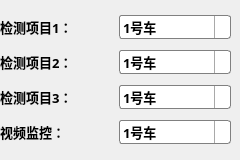
       <widget class="QWidget" name="tab_8">
        <attribute name="title">
         <string>1号单轨</string>
        </attribute>
        <widget class="QWidget" name="layoutWidget_2">
         <property name="geometry">
          <rect>
           <x>0</x>
           <y>10</y>
           <width>231</width>
           <height>141</height>
          </rect>
         </property>
         <layout class="QVBoxLayout" name="verticalLayout_2">
          <item>
           <layout class="QHBoxLayout" name="horizontalLayout_9">
            <item>
             <widget class="QLabel" name="label_71">
              <property name="font">
               <font>
                <family>幼圆</family>
                <pointsize>10</pointsize>
                <weight>75</weight>
                <bold>true</bold>
               </font>
              </property>
              <property name="text">
               <string>检测项目1：</string>
              </property>
             </widget>
            </item>
            <item>
             <widget class="QComboBox" name="comboBox_5">
              <property name="font">
               <font>
                <family>幼圆</family>
                <pointsize>10</pointsize>
                <weight>75</weight>
                <bold>true</bold>
               </font>
              </property>
              <property name="toolTip">
               <string>请分配任务</string>
              </property>
              <property name="styleSheet">
               <string notr="true">QComboBox {
    border: 1px solid gray;
    border-radius: 3px;
    padding: 1px 18px 1px 3px;
    min-width: 6em;
}

QComboBox:editable {
    background: white;
}

QComboBox:!editable, QComboBox::drop-down:editable {
     background: qlineargradient(x1: 0, y1: 0, x2: 0, y2: 1,
                                 stop: 0 #E1E1E1, stop: 0.4 #DDDDDD,
                                 stop: 0.5 #D8D8D8, stop: 1.0 #D3D3D3);
}

/* QComboBox gets the &quot;on&quot; state when the popup is open */
QComboBox:!editable:on, QComboBox::drop-down:editable:on {
    background: qlineargradient(x1: 0, y1: 0, x2: 0, y2: 1,
                                stop: 0 #D3D3D3, stop: 0.4 #D8D8D8,
                                stop: 0.5 #DDDDDD, stop: 1.0 #E1E1E1);
}

QComboBox:on { /* shift the text when the popup opens */
    padding-top: 3px;
    padding-left: 4px;
}

QComboBox::drop-down {
    subcontrol-origin: padding;
    subcontrol-position: top right;
    width: 15px;

    border-left-width: 1px;
    border-left-color: darkgray;
    border-left-style: solid; /* just a single line */
    border-top-right-radius: 3px; /* same radius as the QComboBox */
    border-bottom-right-radius: 3px;
}

QComboBox::down-arrow {
    image: url(/usr/share/icons/crystalsvg/16x16/actions/1downarrow.png);
}

QComboBox::down-arrow:on { /* shift the arrow when popup is open */
    top: 1px;
    left: 1px;
}</string>
              </property>
              <property name="insertPolicy">
               <enum>QComboBox::InsertAtBottom</enum>
              </property>
              <property name="sizeAdjustPolicy">
               <enum>QComboBox::AdjustToContentsOnFirstShow</enum>
              </property>
              <item>
               <property name="text">
                <string>1号车</string>
               </property>
              </item>
              <item>
               <property name="text">
                <string>2号车</string>
               </property>
              </item>
              <item>
               <property name="text">
                <string>3号车</string>
               </property>
              </item>
             </widget>
            </item>
           </layout>
          </item>
          <item>
           <layout class="QHBoxLayout" name="horizontalLayout_10">
            <item>
             <widget class="QLabel" name="label_72">
              <property name="font">
               <font>
                <family>幼圆</family>
                <pointsize>10</pointsize>
                <weight>75</weight>
                <bold>true</bold>
               </font>
              </property>
              <property name="text">
               <string>检测项目2：</string>
              </property>
             </widget>
            </item>
            <item>
             <widget class="QComboBox" name="comboBox_6">
              <property name="font">
               <font>
                <family>幼圆</family>
                <pointsize>10</pointsize>
                <weight>75</weight>
                <bold>true</bold>
               </font>
              </property>
              <property name="toolTip">
               <string>请分配任务</string>
              </property>
              <property name="styleSheet">
               <string notr="true">QComboBox {
    border: 1px solid gray;
    border-radius: 3px;
    padding: 1px 18px 1px 3px;
    min-width: 6em;
}

QComboBox:editable {
    background: white;
}

QComboBox:!editable, QComboBox::drop-down:editable {
     background: qlineargradient(x1: 0, y1: 0, x2: 0, y2: 1,
                                 stop: 0 #E1E1E1, stop: 0.4 #DDDDDD,
                                 stop: 0.5 #D8D8D8, stop: 1.0 #D3D3D3);
}

/* QComboBox gets the &quot;on&quot; state when the popup is open */
QComboBox:!editable:on, QComboBox::drop-down:editable:on {
    background: qlineargradient(x1: 0, y1: 0, x2: 0, y2: 1,
                                stop: 0 #D3D3D3, stop: 0.4 #D8D8D8,
                                stop: 0.5 #DDDDDD, stop: 1.0 #E1E1E1);
}

QComboBox:on { /* shift the text when the popup opens */
    padding-top: 3px;
    padding-left: 4px;
}

QComboBox::drop-down {
    subcontrol-origin: padding;
    subcontrol-position: top right;
    width: 15px;

    border-left-width: 1px;
    border-left-color: darkgray;
    border-left-style: solid; /* just a single line */
    border-top-right-radius: 3px; /* same radius as the QComboBox */
    border-bottom-right-radius: 3px;
}

QComboBox::down-arrow {
    image: url(/usr/share/icons/crystalsvg/16x16/actions/1downarrow.png);
}

QComboBox::down-arrow:on { /* shift the arrow when popup is open */
    top: 1px;
    left: 1px;
}</string>
              </property>
              <item>
               <property name="text">
                <string>1号车</string>
               </property>
              </item>
              <item>
               <property name="text">
                <string>2号车</string>
               </property>
              </item>
              <item>
               <property name="text">
                <string>3号车</string>
               </property>
              </item>
             </widget>
            </item>
           </layout>
          </item>
          <item>
           <layout class="QHBoxLayout" name="horizontalLayout_11">
            <item>
             <widget class="QLabel" name="label_73">
              <property name="font">
               <font>
                <family>幼圆</family>
                <pointsize>10</pointsize>
                <weight>75</weight>
                <bold>true</bold>
               </font>
              </property>
              <property name="text">
               <string>检测项目3：</string>
              </property>
             </widget>
            </item>
            <item>
             <widget class="QComboBox" name="comboBox_7">
              <property name="font">
               <font>
                <family>幼圆</family>
                <pointsize>10</pointsize>
                <weight>75</weight>
                <bold>true</bold>
               </font>
              </property>
              <property name="toolTip">
               <string>请分配任务</string>
              </property>
              <property name="styleSheet">
               <string notr="true">QComboBox {
    border: 1px solid gray;
    border-radius: 3px;
    padding: 1px 18px 1px 3px;
    min-width: 6em;
}

QComboBox:editable {
    background: white;
}

QComboBox:!editable, QComboBox::drop-down:editable {
     background: qlineargradient(x1: 0, y1: 0, x2: 0, y2: 1,
                                 stop: 0 #E1E1E1, stop: 0.4 #DDDDDD,
                                 stop: 0.5 #D8D8D8, stop: 1.0 #D3D3D3);
}

/* QComboBox gets the &quot;on&quot; state when the popup is open */
QComboBox:!editable:on, QComboBox::drop-down:editable:on {
    background: qlineargradient(x1: 0, y1: 0, x2: 0, y2: 1,
                                stop: 0 #D3D3D3, stop: 0.4 #D8D8D8,
                                stop: 0.5 #DDDDDD, stop: 1.0 #E1E1E1);
}

QComboBox:on { /* shift the text when the popup opens */
    padding-top: 3px;
    padding-left: 4px;
}

QComboBox::drop-down {
    subcontrol-origin: padding;
    subcontrol-position: top right;
    width: 15px;

    border-left-width: 1px;
    border-left-color: darkgray;
    border-left-style: solid; /* just a single line */
    border-top-right-radius: 3px; /* same radius as the QComboBox */
    border-bottom-right-radius: 3px;
}

QComboBox::down-arrow {
    image: url(/usr/share/icons/crystalsvg/16x16/actions/1downarrow.png);
}

QComboBox::down-arrow:on { /* shift the arrow when popup is open */
    top: 1px;
    left: 1px;
}</string>
              </property>
              <item>
               <property name="text">
                <string>1号车</string>
               </property>
              </item>
              <item>
               <property name="text">
                <string>2号车</string>
               </property>
              </item>
              <item>
               <property name="text">
                <string>3号车</string>
               </property>
              </item>
             </widget>
            </item>
           </layout>
          </item>
          <item>
           <layout class="QHBoxLayout" name="horizontalLayout_12">
            <item>
             <widget class="QLabel" name="label_74">
              <property name="font">
               <font>
                <family>幼圆</family>
                <pointsize>10</pointsize>
                <weight>75</weight>
                <bold>true</bold>
               </font>
              </property>
              <property name="text">
               <string>视频监控：</string>
              </property>
             </widget>
            </item>
            <item>
             <widget class="QComboBox" name="comboBox_8">
              <property name="font">
               <font>
                <family>幼圆</family>
                <pointsize>10</pointsize>
                <weight>75</weight>
                <bold>true</bold>
               </font>
              </property>
              <property name="toolTip">
               <string>请分配任务</string>
              </property>
              <property name="styleSheet">
               <string notr="true">QComboBox {
    border: 1px solid gray;
    border-radius: 3px;
    padding: 1px 18px 1px 3px;
    min-width: 6em;
}

QComboBox:editable {
    background: white;
}

QComboBox:!editable, QComboBox::drop-down:editable {
     background: qlineargradient(x1: 0, y1: 0, x2: 0, y2: 1,
                                 stop: 0 #E1E1E1, stop: 0.4 #DDDDDD,
                                 stop: 0.5 #D8D8D8, stop: 1.0 #D3D3D3);
}

/* QComboBox gets the &quot;on&quot; state when the popup is open */
QComboBox:!editable:on, QComboBox::drop-down:editable:on {
    background: qlineargradient(x1: 0, y1: 0, x2: 0, y2: 1,
                                stop: 0 #D3D3D3, stop: 0.4 #D8D8D8,
                                stop: 0.5 #DDDDDD, stop: 1.0 #E1E1E1);
}

QComboBox:on { /* shift the text when the popup opens */
    padding-top: 3px;
    padding-left: 4px;
}

QComboBox::drop-down {
    subcontrol-origin: padding;
    subcontrol-position: top right;
    width: 15px;

    border-left-width: 1px;
    border-left-color: darkgray;
    border-left-style: solid; /* just a single line */
    border-top-right-radius: 3px; /* same radius as the QComboBox */
    border-bottom-right-radius: 3px;
}

QComboBox::down-arrow {
    image: url(/usr/share/icons/crystalsvg/16x16/actions/1downarrow.png);
}

QComboBox::down-arrow:on { /* shift the arrow when popup is open */
    top: 1px;
    left: 1px;
}</string>
              </property>
              <item>
               <property name="text">
                <string>1号车</string>
               </property>
              </item>
              <item>
               <property name="text">
                <string>2号车</string>
               </property>
              </item>
              <item>
               <property name="text">
                <string>3号车</string>
               </property>
              </item>
             </widget>
            </item>
           </layout>
          </item>
         </layout>
        </widget>
       </widget>
